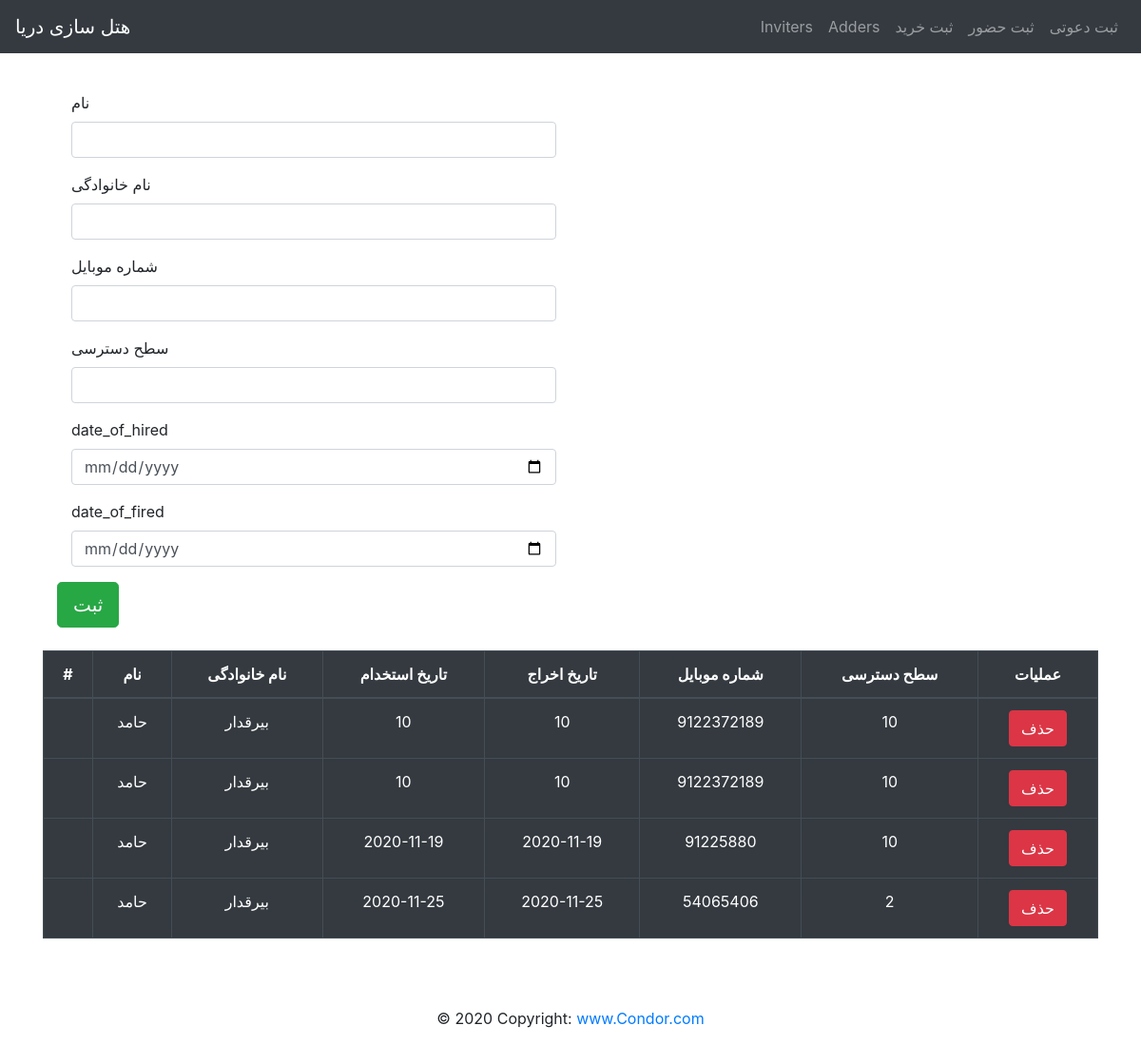
The page /adders on the database as committed earlier.
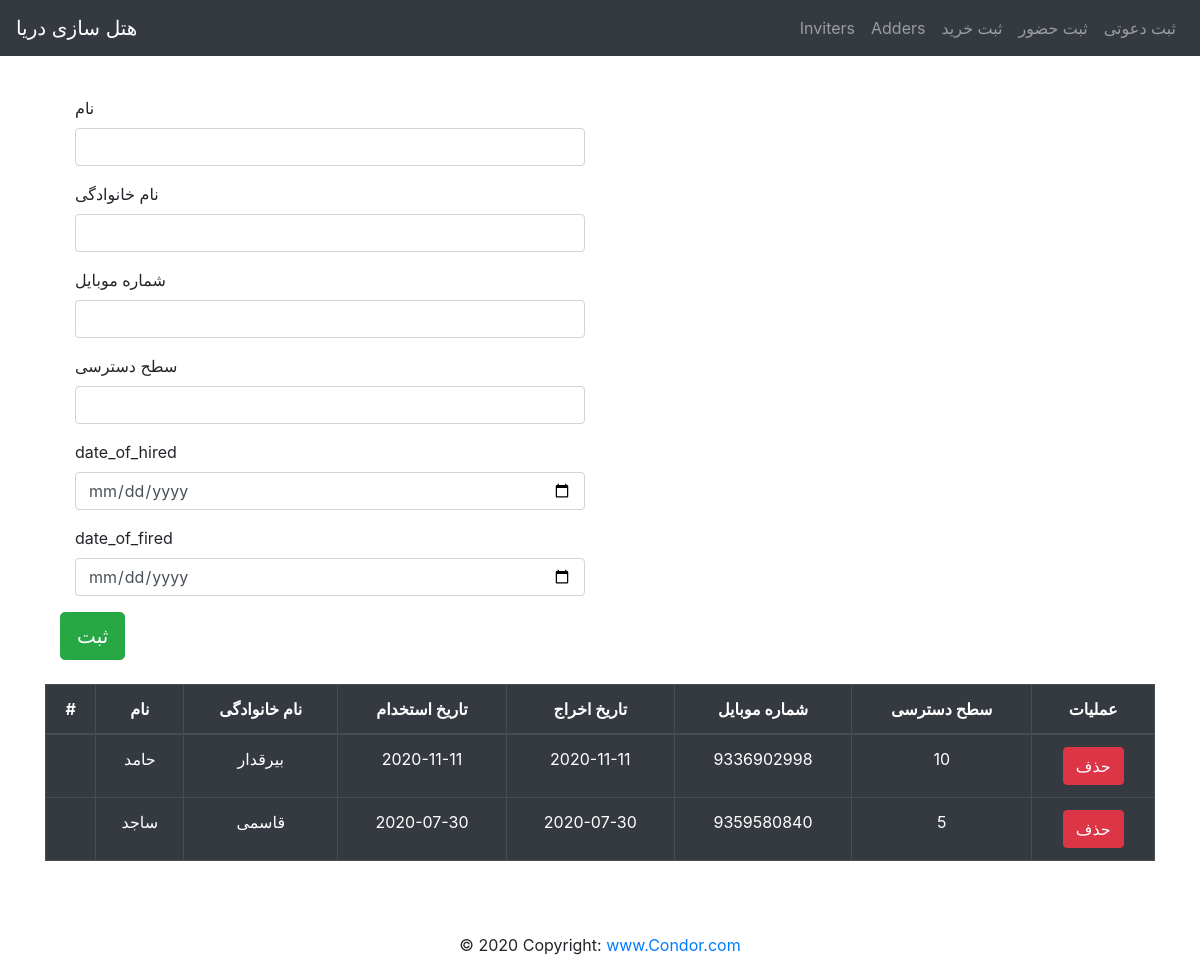
The same page on the database as committed later.
### customers/models.py (models this page shows, shortened)
class Adder(models.Model):
    first_name = models.TextField()
    last_name = models.TextField()
    date_of_hired = models.TextField()
    date_of_fired = models.TextField()
    phone_num = models.IntegerField()
    level = models.IntegerField()

### customers/views.py (the view)
# urls.py: path('adders', views.adders, name="adders"),
def adders(request):
    if request.method == 'POST':
        form = AdderForm(request.POST or None)
        if form.is_valid():
            form.save()
            messages.success(request, '!شماره با موفقیت ثبت شد')
            return HttpResponseRedirect('adders')
    else:
        adders_list = Adder.objects.all
        return render(request, 'adders.html', {'adders_list': adders_list})

### customers/templates/adders.html (shortened to what this page needs)
{% extends 'base.html' %}
{% block content %}
    <div class="container">
        <div class="container">
            <form method="post">
                <div class="form-group col-sm-6">
                    <label for="exampleInputEmail1">
                        <center>نام</center>
                    </label>
                    <input type="text" class="form-control" id="first_name" name="first_name">
                </div>
                <div class="form-group col-sm-6">
                    <label for="exampleInputEmail1">
                        <center>نام خانوادگی</center>
                    </label>
                    <input type="text" class="form-control" id="last_name" name="last_name">
                </div>
                <div class="form-group col-sm-6">
                    <label for="exampleInputEmail1">
                        <center>شماره موبایل</center>
                    </label>
                    <input type="number" class="form-control" id="phone_num" name="phone_num">
                </div>
                <div class="form-group col-sm-6">
                    <label for="exampleInputEmail1">
                        <center>سطح دسترسی</center>
                    </label>
                    <input type="number" class="form-control" id="level" name="level">
                </div>
                <div class="form-group col-sm-6">
                    <label for="exampleInputEmail1">
                        <center>date_of_hired</center>
                    </label>
                    <input type="date" class="form-control" id="level" name="date_of_hired" >
                </div>
                <div class="form-group col-sm-6">
                    <label for="exampleInputEmail1">
                        <center>date_of_fired</center>
                    </label>
                    <input type="date" class="form-control" id="level" name="date_of_fired" >
                </div>
                <button type="submit" class="btn btn-success btn-lg">ثبت</button>
            </form>
        </div>
        <br>
        {% if adders_list %}
            <div class="table-responsive">
                <table class="table table-dark table-bordered table-hover ">
                    <thead>
                    <tr>
                        <th scope="col">
                            <center>#</center>
                        </th>
                        <th scope="col">
                            <center>نام</center>
                        </th>
                        <th scope="col">
                            <center>نام خانوادگی</center>
                        </th>
                        <th scope="col">
                            <center>تاریخ استخدام</center>
                        </th>
                        <th scope="col">
                            <center>تاریخ اخراج</center>
                        </th>
                        <th scope="col">
                            <center>شماره موبایل</center>
                        </th>
                        <th scope="col">
                            <center>سطح دسترسی</center>
                        </th>
                        <th scope="col">
                            <center>عملیات</center>
                        </th>
                    </tr>
                    </thead>
                    <tbody>
                    {% for item in adders_list %}
                        <tr scope="row">
                            <td>
                            </td>
                            <td>
                                <center>{{ item.first_name }}</center>
                            </td>
                            <td>
                                <center>{{ item.last_name }}</center>
                            </td>
                            <td>
                                <center>{{ item.date_of_hired }}</center>
                            </td>
                            <td>
                                <center>{{ item.date_of_hired }}</center>
                            </td>
                            <td>
                                <center>{{ item.phone_num }}</center>
                            </td>
                            <td>
                                <center>{{ item.level }}</center>
                            </td>
                            <td>
                                <center>
                                    <a type="button" class="btn btn-danger"
                                       href="{% url 'deletadder' item.id %}">حذف</a>
                                </center>
                            </td>
                        </tr>
                    {% endfor %}
                    </tbody>
                </table>
            </div>
        {% else %}
            <h2>ثبت کننده ای وجود ندارد</h2>
        {% endif %}
    </div>
{% endblock %}

### customers/templates/base.html (shortened to what this page needs)
<!doctype html>
<html lang="en">
<head>
    <link rel="stylesheet" href="https://cdn.jsdelivr.net/npm/bootstrap@4.5.3/dist/css/bootstrap.min.css"
>
    <nav class="navbar navbar-expand-lg navbar-dark bg-dark fixed-top">
        <a class="navbar-brand" href="/">هتل سازی دریا</a>
        <div class="collapse navbar-collapse" id="navbarNav">
            <ul class="navbar-nav ml-auto">
                <li class="nav-item">
                    <a class="nav-link" href="{% url 'inviters' %}">Inviters</a>
                </li>
                <li class="nav-item">
                    <a class="nav-link" href="{% url 'adders' %}">Adders</a>
                </li>
                <li class="nav-item">
                    <a class="nav-link" href="{% url 'addpurchase' %}">ثبت خرید</a>
                </li>
                <li class="nav-item">
                    <a class="nav-link" href="{% url 'addpresent' %}">ثبت حضور</a>
                </li>
                <li class="nav-item">
                    <a class="nav-link" href="{% url 'addphone' %}">ثبت دعوتی</a>
                </li>
            </ul>
        </div>
    </nav>
</head>
<body>
<br><br><br><br>
{% block content %}
{% endblock %}
<br><br><br><br>
</body>
<footer class="">
    <div class="footer-copyright text-center py-3 fixed-bottom">© 2020 Copyright:
        <a href=""> www.Condor.com</a>
    </div>
</footer>
</html>

Rows that differ between the two databases and show on the page:
removed Adder: first_name "حامد", last_name "بیرقدار", date_of_hired "10", phone_num "9122372189", level "10"
removed Adder: first_name "حامد", last_name "بیرقدار", date_of_hired "10", phone_num "9122372189", level "10"
removed Adder: first_name "حامد", last_name "بیرقدار", date_of_hired "2020-11-19", phone_num "91225880", level "10"
removed Adder: first_name "حامد", last_name "بیرقدار", date_of_hired "2020-11-25", phone_num "54065406", level "2"
added Adder: first_name "حامد", last_name "بیرقدار", date_of_hired "2020-11-11", phone_num "9336902998", level "10"
added Adder: first_name "ساجد", last_name "قاسمی", date_of_hired "2020-07-30", phone_num "9359580840", level "5"
